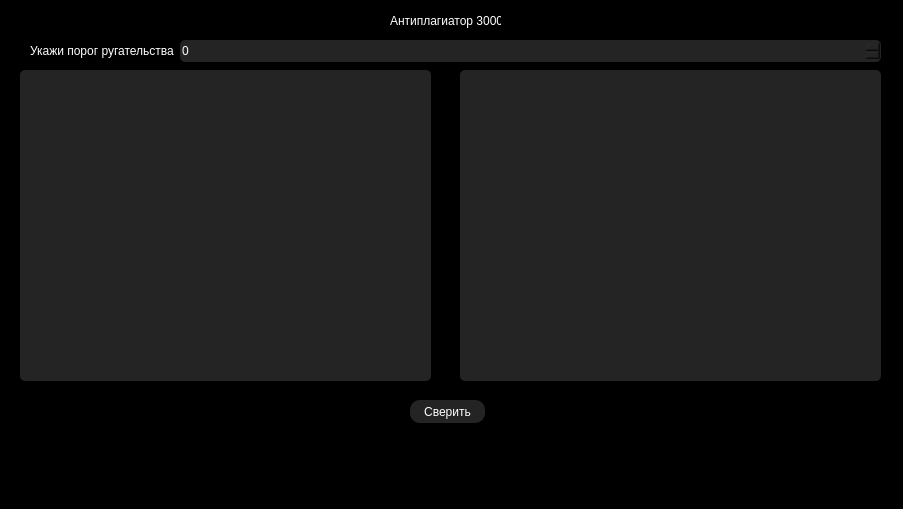
<?xml version="1.0" encoding="UTF-8"?>
<ui version="4.0">
 <class>Dialog</class>
 <widget class="QDialog" name="Dialog">
  <property name="geometry">
   <rect>
    <x>0</x>
    <y>0</y>
    <width>903</width>
    <height>509</height>
   </rect>
  </property>
  <property name="windowTitle">
   <string>Dialog</string>
  </property>
  <property name="styleSheet">
   <string notr="true">background-color: black;</string>
  </property>
  <widget class="QTextEdit" name="str1">
   <property name="geometry">
    <rect>
     <x>20</x>
     <y>70</y>
     <width>411</width>
     <height>311</height>
    </rect>
   </property>
   <property name="styleSheet">
    <string notr="true">background-color: rgb(36,36,36);
color: white;
border-radius: 5px;</string>
   </property>
  </widget>
  <widget class="QTextEdit" name="str2">
   <property name="geometry">
    <rect>
     <x>460</x>
     <y>70</y>
     <width>421</width>
     <height>311</height>
    </rect>
   </property>
   <property name="styleSheet">
    <string notr="true">background-color: rgb(36,36,36);
color: white;
border-radius: 5px;</string>
   </property>
  </widget>
  <widget class="QLabel" name="label">
   <property name="geometry">
    <rect>
     <x>390</x>
     <y>10</y>
     <width>111</width>
     <height>21</height>
    </rect>
   </property>
   <property name="styleSheet">
    <string notr="true">color: white;</string>
   </property>
   <property name="text">
    <string>Антиплагиатор 3000</string>
   </property>
  </widget>
  <widget class="QPushButton" name="btn">
   <property name="geometry">
    <rect>
     <x>410</x>
     <y>400</y>
     <width>75</width>
     <height>23</height>
    </rect>
   </property>
   <property name="styleSheet">
    <string notr="true">QPushButton {
background-color: rgb(36,36,36);
color: white;
border-radius: 10px;
}
QPushButton:hover {
  background-color: rgb(100,100,100);
color: white;
border-radius: 10px;
}
QPushButton:pressed {
   background-color: rgb(50,50,50);
color: white;
border-radius: 10px;
}
QPushButton:disabled {
   background-color: rgb(70,70,70);
color: white;
border-radius: 10px;
}

</string>
   </property>
   <property name="text">
    <string>Сверить</string>
   </property>
  </widget>
  <widget class="QLabel" name="label_2">
   <property name="geometry">
    <rect>
     <x>30</x>
     <y>40</y>
     <width>201</width>
     <height>21</height>
    </rect>
   </property>
   <property name="styleSheet">
    <string notr="true">color: white;</string>
   </property>
   <property name="text">
    <string>Укажи порог ругательства</string>
   </property>
  </widget>
  <widget class="QSpinBox" name="Porog">
   <property name="geometry">
    <rect>
     <x>180</x>
     <y>40</y>
     <width>701</width>
     <height>22</height>
    </rect>
   </property>
   <property name="styleSheet">
    <string notr="true">background-color: rgb(36,36,36);
color: white;
border-radius: 5px;</string>
   </property>
   <property name="prefix">
    <string comment="%" extracomment="%"/>
   </property>
   <property name="maximum">
    <number>100</number>
   </property>
  </widget>
  <widget class="QLabel" name="label_3">
   <property name="geometry">
    <rect>
     <x>10</x>
     <y>450</y>
     <width>881</width>
     <height>41</height>
    </rect>
   </property>
   <property name="styleSheet">
    <string notr="true">color: white;
border-radius: 5px;
</string>
   </property>
   <property name="text">
    <string/>
   </property>
   <property name="alignment">
    <set>Qt::AlignCenter</set>
   </property>
  </widget>
 </widget>
 <resources/>
 <connections/>
</ui>
